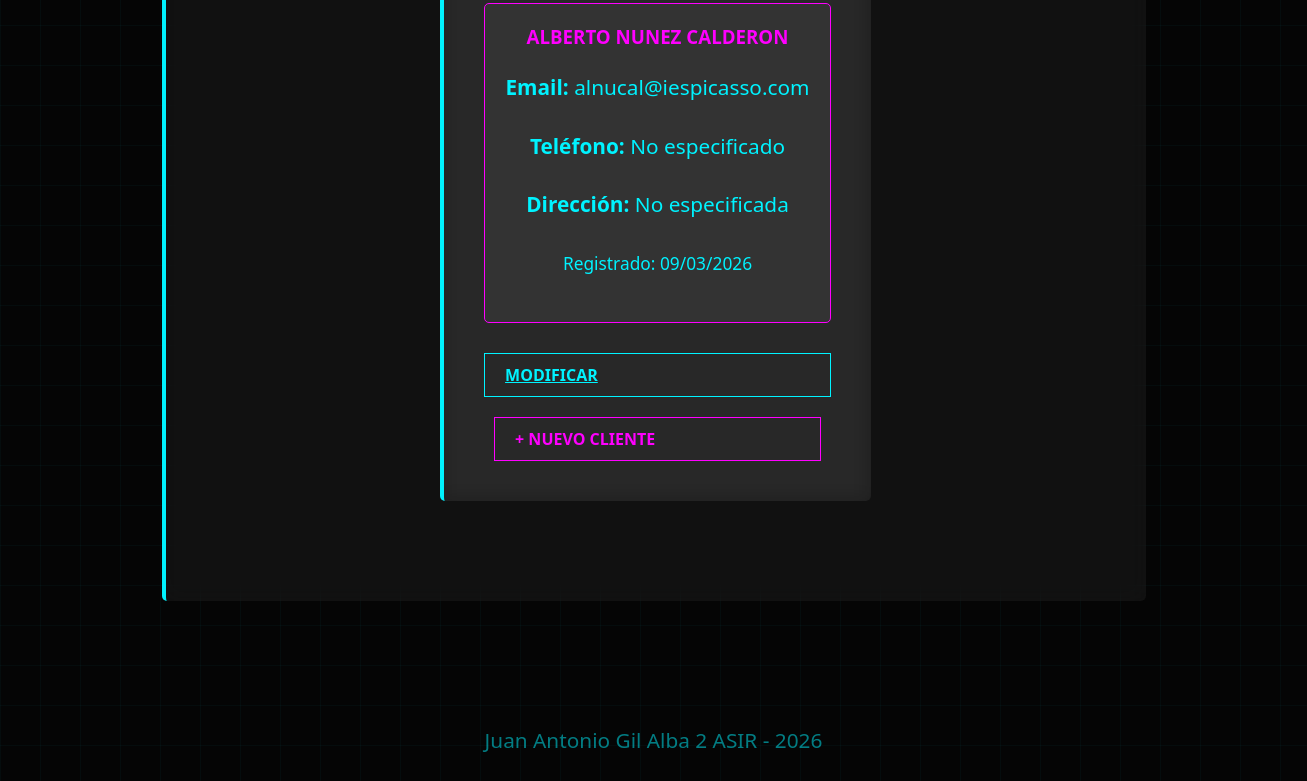
The app's page /usuarios/ (lower part), older data.
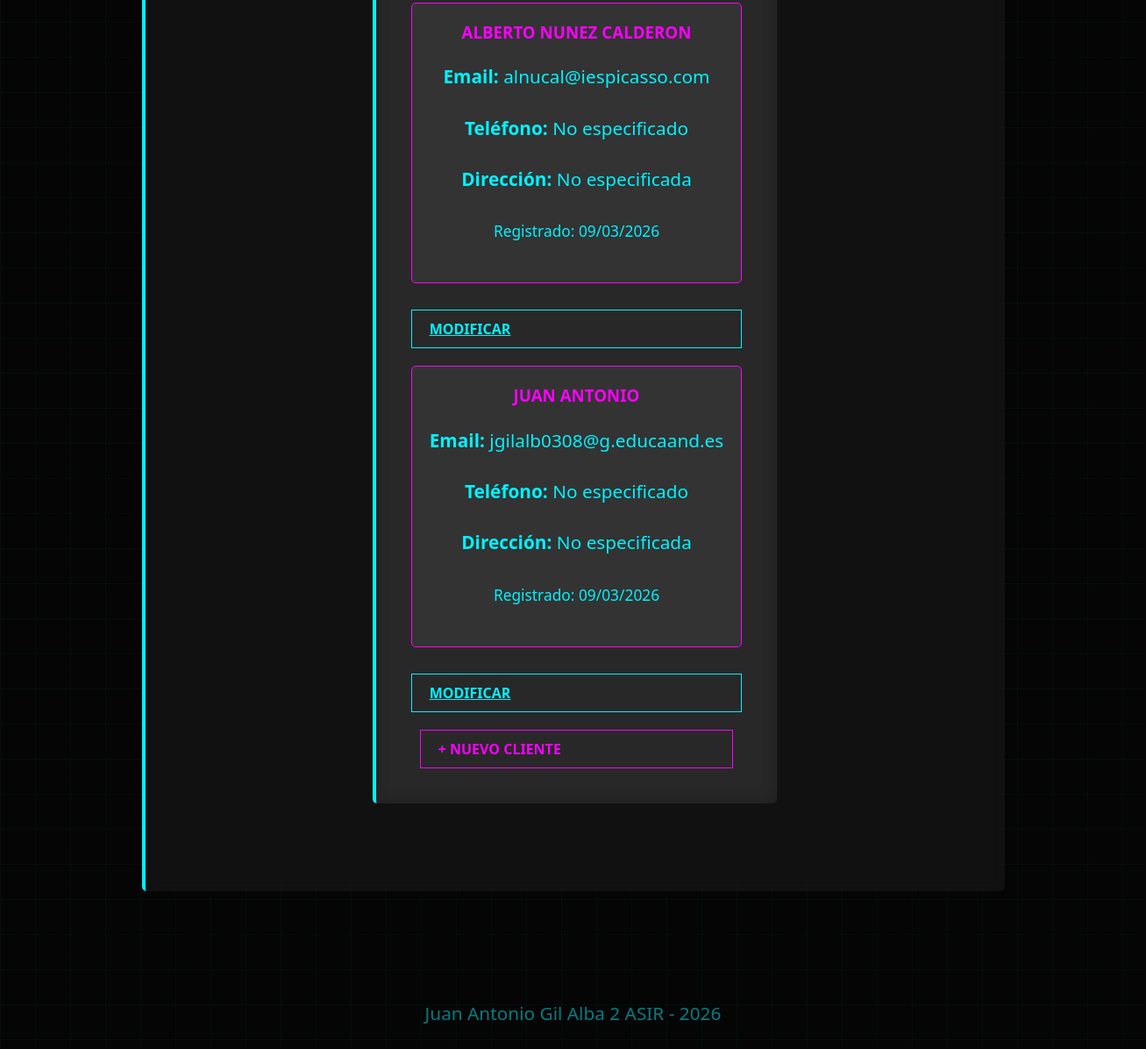
The same page, newer data.
### apps/usuarios/models.py (models this page shows, shortened)
class Cliente(models.Model):
    nombre = models.CharField(max_length=100)
    email = models.EmailField(unique=True)
    telefono = models.CharField(max_length=20, blank=True, null=True)
    direccion = models.TextField(blank=True, null=True)
    fecha_registro = models.DateTimeField(auto_now_add=True)
    class Meta:
        verbose_name = "Cliente"
        verbose_name_plural = "Clientes"

### apps/usuarios/views.py (the view)
# urls.py: path('usuarios/', usuarios_views, name='usuarios_url'),
def usuarios_views(request):
    clientes = Cliente.objects.all()
    datos = {
        'parrafo':'Listado de Clientes',
        'clientes':clientes
    }
    return render(request, 'usuarios/index.html', datos)

### proyecto/templates/usuarios/index.html (shortened to what this page needs)
{% extends "index.html" %}
{% block contenido %}
    <article>
        {% if clientes %}
            {% for cliente in clientes %}
            <div class="producto-card">
                <h3>{{ cliente.nombre }}</h3>
                <p><strong>Email:</strong> {{ cliente.email }}</p>
                <p><strong>Teléfono:</strong> {{ cliente.telefono|default:"No especificado" }}</p>
                <p><strong>Dirección:</strong> {{ cliente.direccion|default:"No especificada" }}</p>
                <p><small>Registrado: {{ cliente.fecha_registro|date:"d/m/Y" }}</small></p>
            </div>
            <a href="{% url 'usuarios_modificar' %}?id={{ cliente.id }}" class="neon-btn" style="margin-top: 10px; display: inline-block;">Modificar</a>
            {% endfor %}
        {% else %}
            <p>No hay clientes registrados</p>
        {% endif %}
        <a href="{% url 'usuarios_alta' %}" class="neon-link">+ Nuevo Cliente</a>
    </article>
{% endblock %}

Row changes from the older to the newer data that the page shows:
added Cliente: nombre "JUAN ANTONIO", email "jgilalb0308@g.educaand.es", telefono "No especificado", direccion "No especificada", fecha_registro "09/03/2026"
